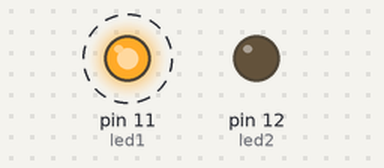
Simulated run of this sketch. Board: Arduino Uno, built with avr-gcc and run on an emulated ATmega328P. On the bench: output pins drawn as LEDs (lit = HIGH). Dashed ring = blinking.

Above: at 0.5 s.
Timing chart, 0 to 4.6 s (numbered marks = the images above):
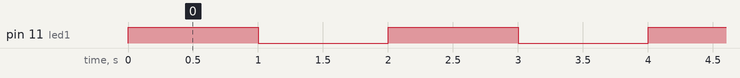

Measured:
- by itself, pin 11 (led1): alternates HIGH for 1.0 s and LOW for 1.0 s

The sketch:

iki-led.ino
```cpp
int led1=11;
int led2=12;
void setup() {
 pinMode(led1,OUTPUT);
 pinMode(led2,OUTPUT);

}

void loop() {
digitalWrite(led1,HIGH);
delay(1000);
digitalWrite(led1,LOW);
delay(1000);
digitalWrite(led1,HIGH);
delay(1000);
digitalWrite(led1,LOW);
delay(1000);
}
```
